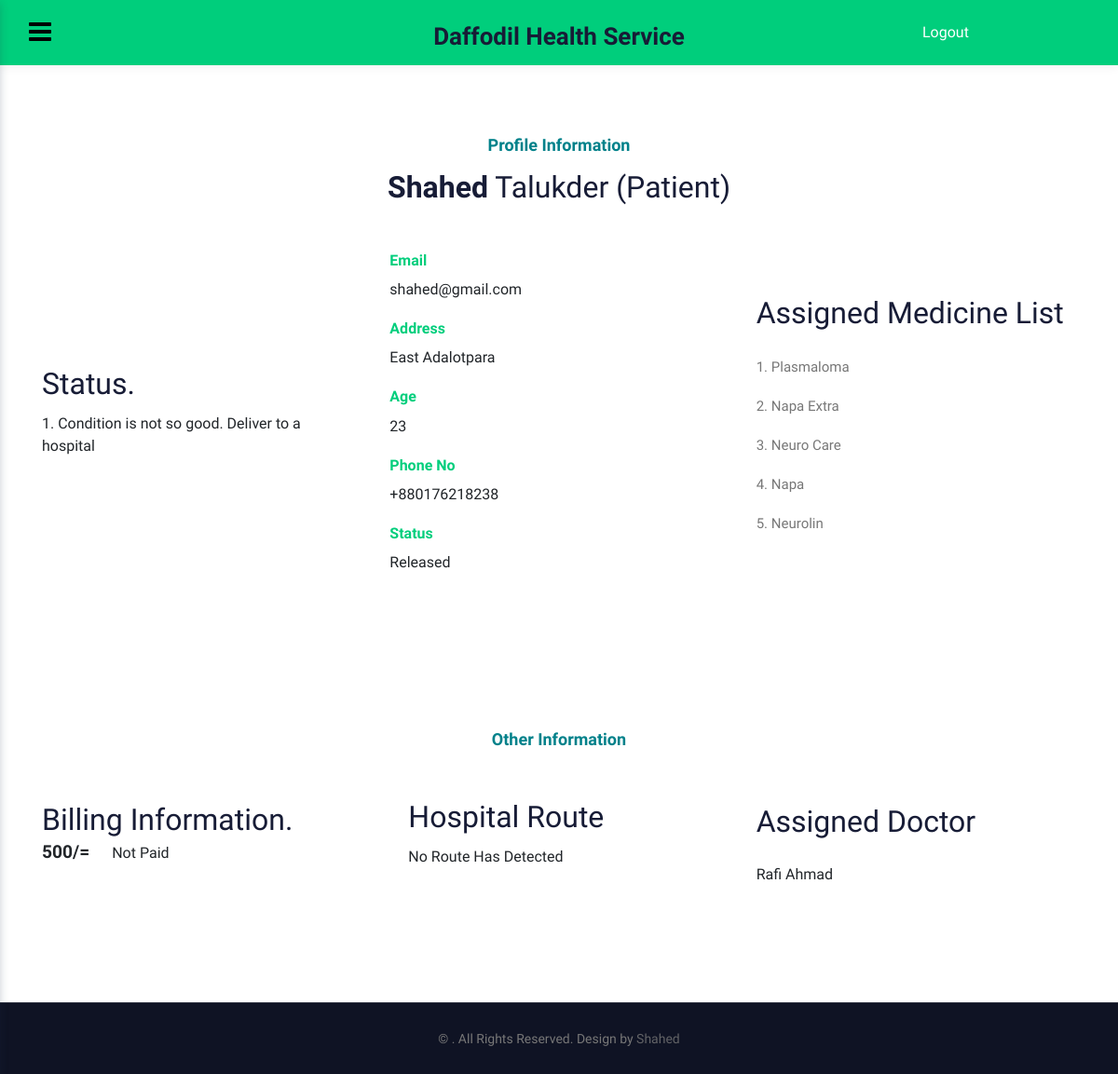
Before: /patient/profile/ (signed in) with the older database file.
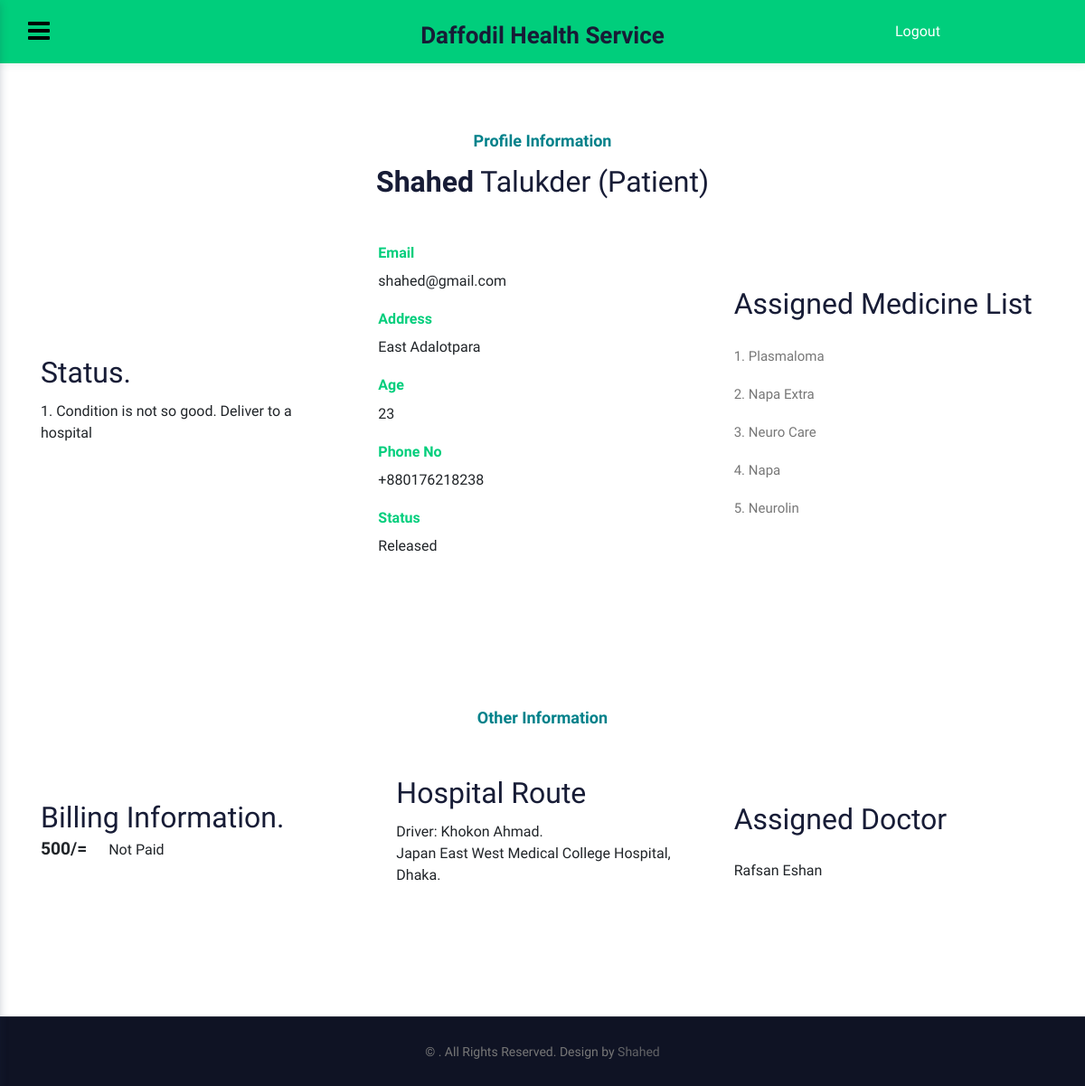
After: the same page with the newer database file.
### main/models.py (models this page shows, shortened)
class ConditionInfo(models.Model):
    id = models.AutoField(primary_key=True)
    patient = models.ForeignKey(Student, on_delete=models.CASCADE)
    patient_condition = models.CharField(max_length=300, blank=True, null=True)
    emergency_condition = models.BooleanField(default=False)
    solve = models.BooleanField(default=False)
    class Meta:
        db_table = 'condition_info'

class Medicine(models.Model):
    medicine_name = models.CharField(max_length=120, blank=True, null=True)
    company_name = models.ManyToManyField(MedicineCompany, related_name='company')
    class Meta:
        db_table = 'medicine_info'

class BillingInfo(models.Model):
    patient = models.OneToOneField(Student, on_delete=models.CASCADE, primary_key=True)
    driver = models.ForeignKey(Driver, on_delete=models.CASCADE, blank=True, null=True)
    bill = models.CharField(max_length=120,blank=True, null=True)
    patient_paid = models.BooleanField(default=False)
    paid_driver = models.BooleanField(default=False)
    class Meta:
        db_table = "billing_info"

class AssignedDoctor(models.Model):
    patient = models.OneToOneField(Student, on_delete=models.CASCADE, primary_key=True)
    doctor = models.ForeignKey(Doctor, on_delete=models.CASCADE, blank=True, null=True, related_name="doctor")
    class Meta:
        db_table = "assigned_doctor"

class Doctor(models.Model):
    employee_id = models.CharField(max_length=120, blank=True, null=True, unique=True)
    user = models.OneToOneField(User, on_delete=models.CASCADE, primary_key=True, related_name="doctor")
    full_name = models.CharField(max_length=200,blank=True, null=True)
    address = models.CharField(max_length=300, blank=True, null=True)
    age = models.CharField(max_length=3, blank=True, null=True)
    phone_no = models.CharField(max_length=100, blank=True, null=True)
    class Meta:
        db_table = "doctor_info"

class HospitalRoute(models.Model):
    driver = models.OneToOneField(Driver, on_delete=models.CASCADE, primary_key=True)
    patient = models.ForeignKey(Student, on_delete=models.CASCADE, blank=True, null=True)
    hospital_name = models.ForeignKey(HospitalName, on_delete=models.CASCADE, blank=True, null=True)
    deliverd = models.BooleanField(default=False)
    class Meta:
        db_table = 'hospital_route'

class Driver(models.Model):
    driver_id = models.CharField(max_length=120, blank=True, null=True, unique=True)
    user = models.OneToOneField(User, on_delete=models.CASCADE, primary_key=True, related_name="driver")
    full_name = models.CharField(max_length=200, blank=True, null=True)
    address = models.CharField(max_length=200, blank=True, null=True)
    age = models.CharField(max_length=200, blank=True, null=True)
    phone_no = models.CharField(max_length=200, blank=True, null=True)
    on_duty = models.BooleanField(default=False)
    class Meta:
        db_table = "driver_info"

class HospitalName(models.Model):
    hospital_name = models.CharField(max_length=120, blank=True, null=True)
    class Meta:
        db_table = "hospitals"
    def __str__(self):
        return self.hospital_name

### student/views.py (the view)
# urls.py: path('profile/', views.user_profile, name="user_profile"),
def profile(request):
    if request.user.is_authenticated and request.user.is_student:
        pat = Student.objects.filter(pk=request.user.pk)
        medicines = AssignMedicine.objects.filter(student=pat[0].user.pk)
        report = ConditionInfo.objects.filter(patient=pat[0].user.pk)
        bill = BillingInfo.objects.filter(patient=pat[0].user.pk)
        hospitalroute = HospitalRoute.objects.filter(patient=pat[0].user.pk, deliverd=False)
        doctors = AssignedDoctor.objects.filter(patient=pat[0].user.pk)
        medicines_new = []
        for i in medicines:
            for j in i.medicine.all():
                if j.medicine_name not in medicines_new:
                    medicines_new.append(j.medicine_name)
        context = {"title": "Profile | {}".format(pat[0].full_name), 'patient': pat[0], 'medicine_name': medicines_new, 'report': report, 'bill': bill, 'doctor': doctors,'hosp':hospitalroute}
        return render(request, 'patient_profile.html', context)
    else:
        return redirect('/patient/home')

### student/templates/patient_profile.html (shortened to what the changed rows need)
{%extends 'patient_base.html'%}
{%load static%}
{%block main_content%}
<section class="w3l-about1 py-5" id="intro">
    <div class="new-block top-bottom py-md-4">
        <div class="container">
            <div class="row mt-lg-5 mt- align-items-center">
                <div class="col-lg-4 middle-section text-left">
                    <div class="section-width mb-lg-4">
                        {%if report%}
                        {%for i in report%}
                        <ul>
                            <li>{{forloop.counter}}. <span>{{i.patient_condition}}</span></li>
                        </ul>
                        {%endfor%}
                        {%endif%}
                    </div>
                </div>
                <div class="col-lg-4 right-section">
                    <h3 class="hny-title">Assigned Medicine List</h3>
                    <br>
                    {%for i in medicine_name%}
                    <p class="p-ab">{{forloop.counter}}. {{i}}</p>
                    {%empty%}
                    <p class="p-ab">No Medicine Needed</p>
                    {%endfor%}
                </div>
            </div>
        </div>
    </div>
</section>
<section class="w3l-about1 py-5" id="intro">
    <div class="new-block top-bottom py-md-4">
        <div class="container">
            <div class="row mt-lg-5 mt- align-items-center">
                <div class="col-lg-4 middle-section text-left">
                    <div class="section-width mb-lg-4">
                        <h3 class="hny-title">Billing Information.</h3>
                        {%for i in bill%}
                        <span id="amount">{{i.bill}}/=</span>
                        {%if i.paid == True%}
                        <span id="status">Paid</span>
                        {%else%}
                        <span id="status">Not Paid</span>
                        {%endif%}
                        {%empty%}
                        <span id="status">No Bill</span>
                        {%endfor%}
                    </div>
                </div>
                <div class="col-lg-4 left-section my-lg-0 my-4 pr-lg-4">
                    <div class="section-width mb-lg-4">
                        {%for i in hosp%}
                        <ul>
                            <li><span>Driver: {{i.driver.full_name}}. <br> </span>{{i.hospital_name}}</li>
                        </ul>
                        {%empty%}
                        <ul>
                            <li>No Route Has Detected</li>
                        </ul>
                        {%endfor%}
                    </div>
                </div>
                <div class="col-lg-4 right-section">
                    {%if doctor%}
                    <h3 class="hny-title">Assigned Doctor</h3>
                    <br>
                    {%for i in doctor%}
                    <span>{{i.doctor.full_name | title}}</span>
                    {%endfor%}
                </div>
                {%endif%}
            </div>
        </div>
    </div>
</section>
{%endblock main_content%}

Changed rows visible on the page:
now on this page (row edited): HospitalRoute: driver.full_name "Khokon Ahmad", hospital_name "Japan East West Medical College Hospital, Dhaka."
changed AssignedDoctor: doctor.full_name "Rafi Ahmad" → "Rafsan Eshan"
Other visible differences:
text no longer shown: "No Route Has Detected"
